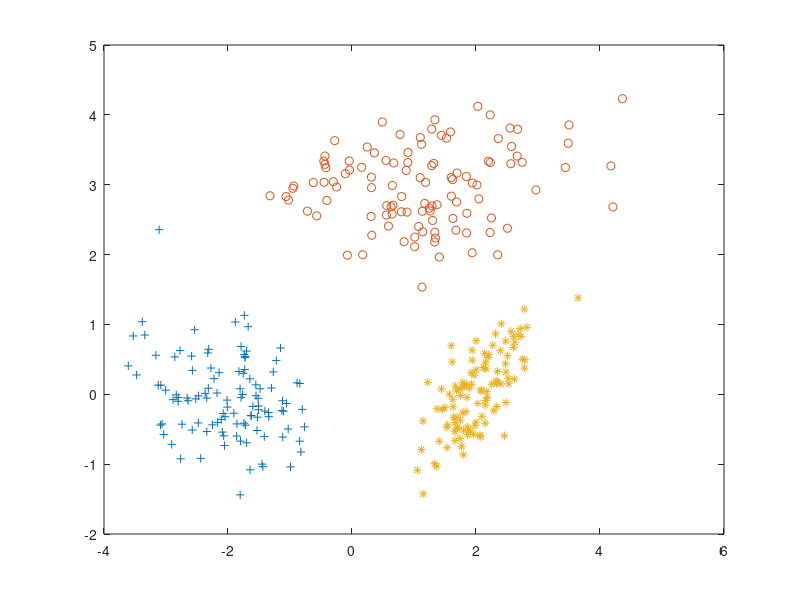
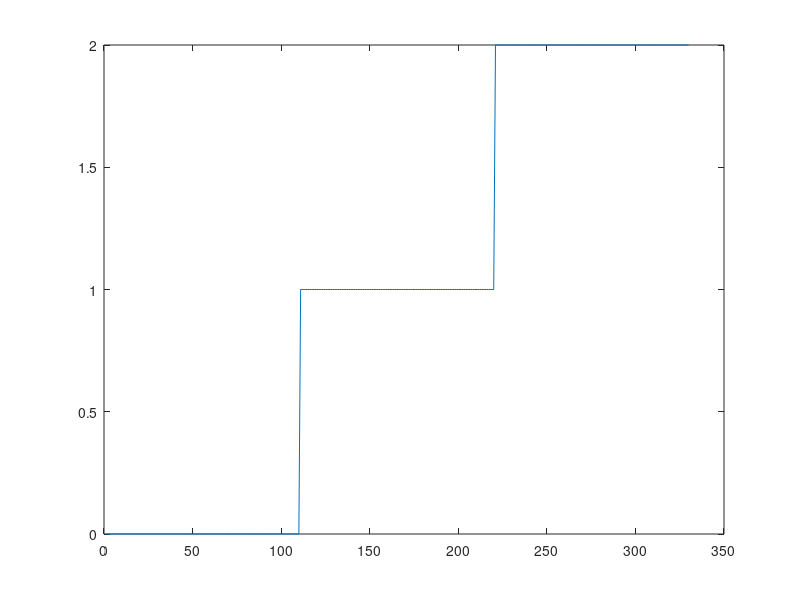

Here is the MATLAB script that generated these plots, in order: (Note: this script raises an error after producing the figures.)
%%%%%%%%%%%%%%%%%%%%%%%%%%%%%%%%%%%%%%%%%%%%%%%%%%%%%%%%%%%%%%%%%%%%%%%%%%%
%%%%%%%%%%%%%%%%%%%%%%%%%%%%%%%%%%%%%%%%%%%%%%%%%%%%%%%%%%%%%%%%%%%%%%%%%%%

close all
load('class3_tr');

%% User input
number_of_hidden_layer_node = 2;
number_of_output_layer_node = 2;

%%% CLASSIFICATION Problem
%% Backpropagation Algorithm

%%%%%%%%%%%%%%%%%%%%%%%%%%%%%%%%%%%%%%%%%%%%%%%%%%%%%%%%%%%%%%%%%%%%%%%%%%%
%% Writing the dataset on the graph
variable = class3_tr;

length_of_class = length(variable(:,1))/3;

figure
plot(variable(1:length_of_class,1),variable(1:length_of_class,2),'+')
hold on
plot(variable(length_of_class+1:2*length_of_class,1),variable(length_of_class+1:2*length_of_class,2),'o')
hold on
plot(variable(2*length_of_class+1:3*length_of_class,1),variable(2*length_of_class+1:3*length_of_class,2),'*')

%% Writing the dataset on the graph
%%%%%%%%%%%%%%%%%%%%%%%%%%%%%%%%%%%%%%%%%%%%%%%%%%%%%%%%%%%%%%%%%%%%%%%%%%%

%%%%%%%%%%%%%%%%%%%%%%%%%%%%%%%%%%%%%%%%%%%%%%%%%%%%%%%%%%%%%%%%%%%%%%%%%%%
%% Input values are arranged.
X0 = ones(3*length_of_class,1);                 % for bias input

X1 = variable(:,1);                             % for first input
X2 = variable(:,2);                             % for second input

Y_general = variable(:,3:4)';                    % target values

X_general_unnormalized = [X0 X1 X2];
X_general = [X0 mat2gray(X1) mat2gray(X2)]';     % normalization in order to provide better convergence

%% Input values are arranged.
%%%%%%%%%%%%%%%%%%%%%%%%%%%%%%%%%%%%%%%%%%%%%%%%%%%%%%%%%%%%%%%%%%%%%%%%%%%

%%%%%%%%%%%%%%%%%%%%%%%%%%%%%%%%%%%%%%%%%%%%%%%%%%%%%%%%%%%%%%%%%%%%%%%%%%%
%% Constant definition



%% Constant definition
%%%%%%%%%%%%%%%%%%%%%%%%%%%%%%%%%%%%%%%%%%%%%%%%%%%%%%%%%%%%%%%%%%%%%%%%%%%


%%%%%%%%%%%%%%%%%%%%%%%%%%%%%%%%%%%%%%%%%%%%%%%%%%%%%%%%%%%%%%%%%%%%%%%%%%%
%% Training algorithm
size(X_general)


%% Training algorithm
%%%%%%%%%%%%%%%%%%%%%%%%%%%%%%%%%%%%%%%%%%%%%%%%%%%%%%%%%%%%%%%%%%%%%%%%%%%


%%%%%%%%%%%%%%%%%%%%%%%%%%%%%%%%%%%%%%%%%%%%%%%%%%%%%%%%%%%%%%%%%%%%%%%%%%%
% Test



%% Test
%%%%%%%%%%%%%%%%%%%%%%%%%%%%%%%%%%%%%%%%%%%%%%%%%%%%%%%%%%%%%%%%%%%%%%%%%%%


%%%%%%%%%%%%%%%%%%%%%%%%%%%%%%%%%%%%%%%%%%%%%%%%%%%%%%%%%%%%%%%%%%%%%%%%%%%
%%%%%%%%%%%%%%%%%%%%%%%%%%%%%%%%%%%%%%%%%%%%%%%%%%%%%%%%%%%%%%%%%%%%%%%%%%%

figure
Y_plot = zeros(1,330);

Y_plot(1:110) = 0;
Y_plot(111:220) = 1;
Y_plot(221:330) = 2;

plot(Y_plot)

y_model_plot = 2*y(1,:) + 1*y(2,:);

hold on
plot(y_model_plot)


